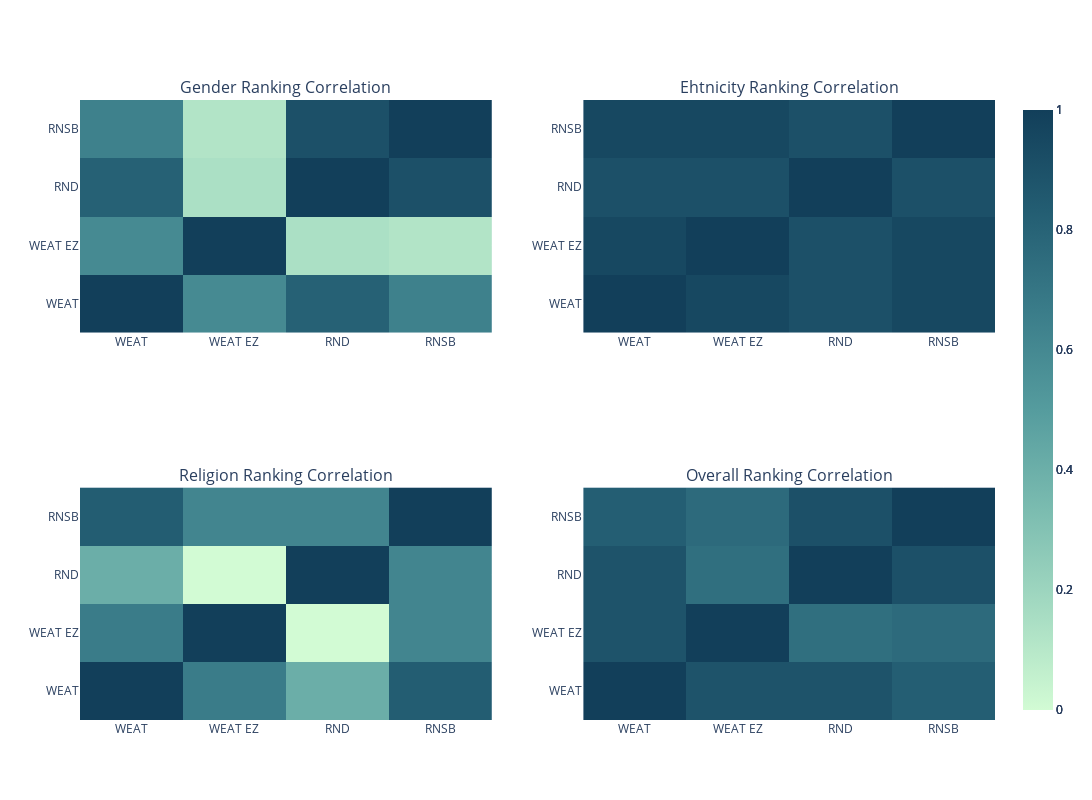

Write notebook code for a chart like this one.
### Code cell
correlations_plot = make_subplots(2,2)

fig = make_subplots(rows=2,
                    cols=2,
                    subplot_titles=("Gender Ranking Correlation",
                                    "Ehtnicity Ranking Correlation",
                                    "Religion Ranking Correlation",
                                    "Overall Ranking Correlation"))
fig.add_trace(plot_ranking_correlations(gender_correlations).data[0], row=1, col=1)
fig.add_trace(plot_ranking_correlations(ethnicity_correlations).data[0], row=1, col=2)
fig.add_trace(plot_ranking_correlations(religion_correlations).data[0], row=2, col=1)
fig.add_trace(plot_ranking_correlations(overall_correlations).data[0], row=2, col=2)

fig.update_layout(width=1200, height = 800)
fig.show()

### Figure 1 — Plotly figure (JSON) as saved in the notebook; plotly's stock layout.template omitted (floating-point values rounded to 4 significant figures)
{"data": [{"colorscale": [[0, "rgb(210, 251, 212)"], [0.1667, "rgb(165, 219, 194)"], [0.3333, "rgb(123, 188, 176)"], [0.5, "rgb(85, 156, 158)"], [0.6667, "rgb(58, 124, 137)"], [0.8333, "rgb(35, 93, 114)"], [1, "rgb(18, 63, 90)"]], "hoverongaps": false, "type": "heatmap", "x": ["WEAT", "WEAT EZ", "RND", "RNSB"], "xaxis": "x", "y": ["WEAT", "WEAT EZ", "RND", "RNSB"], "yaxis": "y", "z": [[1, 0.5952, 0.8095, 0.6429], [0.5952, 1, 0.1429, 0.119], [0.8095, 0.1429, 1, 0.9048], [0.6429, 0.119, 0.9048, 1]], "zmax": 1, "zmin": 0}, {"colorscale": [[0, "rgb(210, 251, 212)"], [0.1667, "rgb(165, 219, 194)"], [0.3333, "rgb(123, 188, 176)"], [0.5, "rgb(85, 156, 158)"], [0.6667, "rgb(58, 124, 137)"], [0.8333, "rgb(35, 93, 114)"], [1, "rgb(18, 63, 90)"]], "hoverongaps": false, "type": "heatmap", "x": ["WEAT", "WEAT EZ", "RND", "RNSB"], "xaxis": "x2", "y": ["WEAT", "WEAT EZ", "RND", "RNSB"], "yaxis": "y2", "z": [[1, 0.9524, 0.9048, 0.9524], [0.9524, 1, 0.9048, 0.9524], [0.9048, 0.9048, 1, 0.9048], [0.9524, 0.9524, 0.9048, 1]], "zmax": 1, "zmin": 0}, {"colorscale": [[0, "rgb(210, 251, 212)"], [0.1667, "rgb(165, 219, 194)"], [0.3333, "rgb(123, 188, 176)"], [0.5, "rgb(85, 156, 158)"], [0.6667, "rgb(58, 124, 137)"], [0.8333, "rgb(35, 93, 114)"], [1, "rgb(18, 63, 90)"]], "hoverongaps": false, "type": "heatmap", "x": ["WEAT", "WEAT EZ", "RND", "RNSB"], "xaxis": "x3", "y": ["WEAT", "WEAT EZ", "RND", "RNSB"], "yaxis": "y3", "z": [[1, 0.6667, 0.4048, 0.8333], [0.6667, 1, -0.1905, 0.619], [0.4048, -0.1905, 1, 0.619], [0.8333, 0.619, 0.619, 1]], "zmax": 1, "zmin": 0}, {"colorscale": [[0, "rgb(210, 251, 212)"], [0.1667, "rgb(165, 219, 194)"], [0.3333, "rgb(123, 188, 176)"], [0.5, "rgb(85, 156, 158)"], [0.6667, "rgb(58, 124, 137)"], [0.8333, "rgb(35, 93, 114)"], [1, "rgb(18, 63, 90)"]], "hoverongaps": false, "type": "heatmap", "x": ["WEAT", "WEAT EZ", "RND", "RNSB"], "xaxis": "x4", "y": ["WEAT", "WEAT EZ", "RND", "RNSB"], "yaxis": "y4", "z": [[1.0, 0.8862, 0.8862, 0.8264], [0.8862, 1, 0.7381, 0.7619], [0.8862, 0.7381, 1, 0.9048], [0.8264, 0.7619, 0.9048, 1]], "zmax": 1, "zmin": 0}], "layout": {"annotations": [{"font": {"size": 16}, "showarrow": false, "text": "Gender Ranking Correlation", "x": 0.225, "xanchor": "center", "xref": "paper", "y": 1, "yanchor": "bottom", "yref": "paper"}, {"font": {"size": 16}, "showarrow": false, "text": "Ehtnicity Ranking Correlation", "x": 0.775, "xanchor": "center", "xref": "paper", "y": 1, "yanchor": "bottom", "yref": "paper"}, {"font": {"size": 16}, "showarrow": false, "text": "Religion Ranking Correlation", "x": 0.225, "xanchor": "center", "xref": "paper", "y": 0.375, "yanchor": "bottom", "yref": "paper"}, {"font": {"size": 16}, "showarrow": false, "text": "Overall Ranking Correlation", "x": 0.775, "xanchor": "center", "xref": "paper", "y": 0.375, "yanchor": "bottom", "yref": "paper"}], "height": 800, "width": 1200, "xaxis": {"anchor": "y", "domain": [0, 0.45]}, "xaxis2": {"anchor": "y2", "domain": [0.55, 1]}, "xaxis3": {"anchor": "y3", "domain": [0, 0.45]}, "xaxis4": {"anchor": "y4", "domain": [0.55, 1]}, "yaxis": {"anchor": "x", "domain": [0.625, 1]}, "yaxis2": {"anchor": "x2", "domain": [0.625, 1]}, "yaxis3": {"anchor": "x3", "domain": [0, 0.375]}, "yaxis4": {"anchor": "x4", "domain": [0, 0.375]}}}
